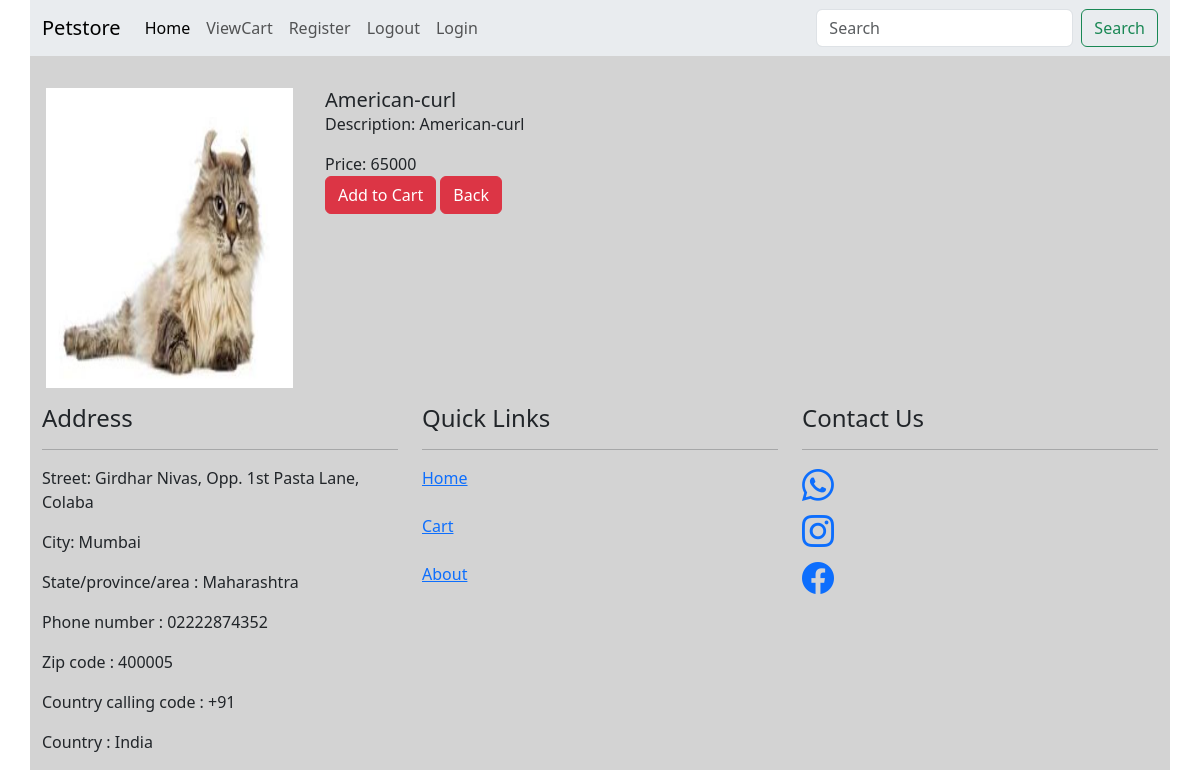
The app's page /productDetail/1 with its own data.
### petapp/models.py (models this page shows, shortened)
class Pet(models.Model):
    pet_id = models.IntegerField(primary_key = True)
    pet_name = models.CharField(max_length = 50)
    type = (("Cat","Cat"),("Dog","Dog"))
    category = models.CharField(max_length = 100,choices = type)
    desc =models.CharField(max_length = 255)
    price = models.IntegerField()
    image = models.ImageField(upload_to='pics')
    prod = CustomManager() #object of Custom Manager
    objects = models.Manager() #default manager

### petapp/views.py (the view)
# urls.py: path("productDetail/<int:pid>",views.productDetail,name="productDetails"),
def productDetail(req,pid):
    products = Pet.objects.get(pet_id=pid)
    context = {}
    context['products']=products
    return render(req,"productDetail.html",context)

### petapp/templates/productDetail.html (shortened to what this page needs)
{%extends 'base.html'%}
{% block body %}
<div class="row">
<div class="col-md-3 mt-3 p-3">
    <img src="{{products.image.url}}" class="card-img-top" alt="image" style="width:100%; height:300px;">
</div>
<div class="col-md-9 mt-3 p-3">
    <div class="card-body">
        <h5 class="card-title">{{products.pet_name}}</h5>
        <p class="card-text">Description: {{products.desc}}</p>
        <p class="card-text">Price: {{products.price}}</p>
    </div>
    <a href="/addCart/{{products.pet_id}}"><button type="button" class="btn btn-danger">Add to Cart</button></a>
    <a href="/"><button type="button" class="btn btn-danger">Back</button></a>
</div>
</div>
{% endblock %}

### records on screen
Pet: image (picture), pet_name "American-curl", desc "American-curl", price "65000"
